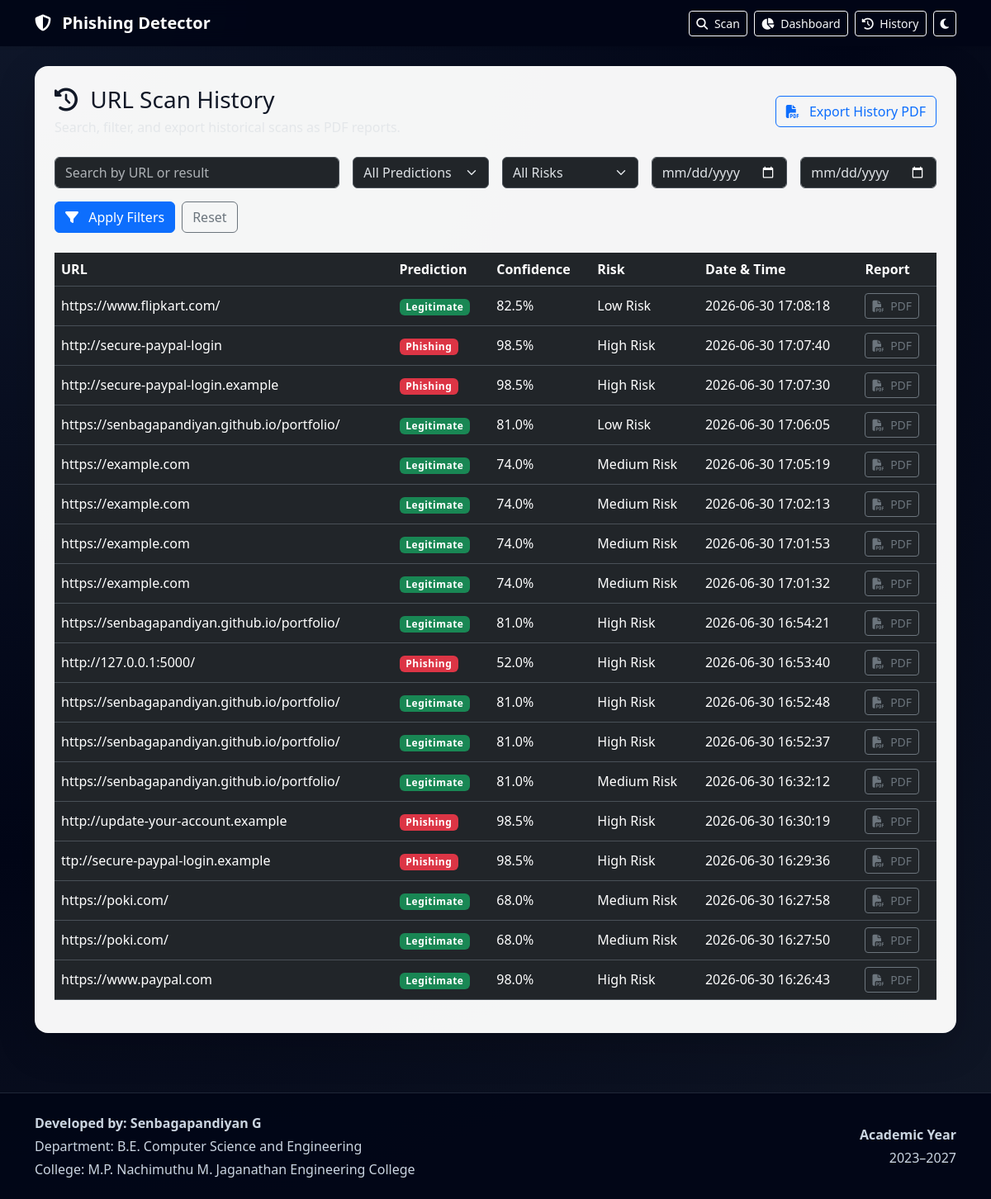
The app's page /history with its own data.
### tables this page shows
CREATE TABLE scans (
            id INTEGER PRIMARY KEY AUTOINCREMENT,
            url TEXT NOT NULL,
            prediction TEXT NOT NULL,
            confidence REAL NOT NULL,
            risk_level TEXT NOT NULL,
            feature_analysis TEXT NOT NULL,
            created_at TEXT NOT NULL
        );

### app.py (the view)
@app.route("/history")
def history():
    search = request.args.get("search", "").strip()
    prediction_filter = request.args.get("prediction", "").strip()
    risk_filter = request.args.get("risk", "").strip()
    start_date = request.args.get("start_date", "").strip()
    end_date = request.args.get("end_date", "").strip()
    history = get_scans_filtered(search, prediction_filter, risk_filter, start_date, end_date)
    return render_template(
        "history.html",
        history=history,
        search=search,
        prediction_filter=prediction_filter,
        risk_filter=risk_filter,
        start_date=start_date,
        end_date=end_date,
    )

### database.py (called while the page is built)
def get_connection():
    conn = sqlite3.connect(DB_PATH)
    conn.row_factory = sqlite3.Row
    return conn

def _row_to_dict(row):
    data = dict(row)
    if data.get("feature_analysis"):
        try:
            data["feature_analysis"] = json.loads(data["feature_analysis"])
        except (TypeError, json.JSONDecodeError):
            data["feature_analysis"] = {}
    return data

### templates/history.html (shortened to what this page needs)
{% extends "base.html" %}
{% block content %}
<div class="card dashboard-card shadow-lg border-0 rounded-4 p-4">
    <div class="d-flex justify-content-between align-items-center flex-wrap gap-2 mb-4">
        <div>
            <h3 class="mb-1"><i class="fa-solid fa-clock-rotate-left me-2"></i> URL Scan History</h3>
            <p class="text-muted mb-0">Search, filter, and export historical scans as PDF reports.</p>
        </div>
        <a class="btn btn-outline-primary" href="{{ url_for('export_history_pdf', search=search, prediction=prediction_filter, risk=risk_filter, start_date=start_date, end_date=end_date) }}">
            <i class="fa-solid fa-file-pdf me-2"></i> Export History PDF
        </a>
    </div>
    <form method="get" class="row g-3 mb-4">
        <div class="col-md-4">
            <input type="text" class="form-control" name="search" placeholder="Search by URL or result" value="{{ search }}">
        </div>
        <div class="col-md-2">
            <select class="form-select" name="prediction">
                <option value="">All Predictions</option>
            </select>
        </div>
        <div class="col-md-2">
            <select class="form-select" name="risk">
                <option value="">All Risks</option>
            </select>
        </div>
        <div class="col-md-2">
            <input type="date" class="form-control" name="start_date" value="{{ start_date }}">
        </div>
        <div class="col-md-2">
            <input type="date" class="form-control" name="end_date" value="{{ end_date }}">
        </div>
        <div class="col-12 d-flex gap-2">
            <button class="btn btn-primary" type="submit"><i class="fa-solid fa-filter me-2"></i> Apply Filters</button>
            <a class="btn btn-outline-secondary" href="{{ url_for('history') }}">Reset</a>
        </div>
    </form>
    <div class="table-responsive">
        <table class="table align-middle">
            <thead>
            <tr>
                <th>URL</th>
                <th>Prediction</th>
                <th>Confidence</th>
                <th>Risk</th>
                <th>Date & Time</th>
                <th>Report</th>
            </tr>
            </thead>
            <tbody>
            {% for scan in history %}
            <tr>
                <td class="text-break">{{ scan.url }}</td>
                <td><span class="badge {{ 'bg-danger' if scan.prediction == 'Phishing' else 'bg-success' }}">{{ scan.prediction }}</span></td>
                <td>{{ scan.confidence }}%</td>
                <td>{{ scan.risk_level }}</td>
                <td>{{ scan.created_at }}</td>
                <td><a class="btn btn-sm btn-outline-secondary" href="{{ url_for('download_report', scan_id=scan.id) }}"><i class="fa-solid fa-file-pdf me-1"></i> PDF</a></td>
            </tr>
            {% else %}
            <tr><td colspan="6" class="text-center text-muted">No scan history recorded yet.</td></tr>
            {% endfor %}
            </tbody>
        </table>
    </div>
</div>
{% endblock %}

### templates/base.html (shortened to what this page needs)
<!DOCTYPE html>
<html lang="en" data-bs-theme="dark">
<head>
    <link href="https://cdn.jsdelivr.net/npm/bootstrap@5.3.3/dist/css/bootstrap.min.css" rel="stylesheet">
    <link rel="stylesheet" href="https://cdnjs.cloudflare.com/ajax/libs/font-awesome/6.5.2/css/all.min.css">
    <link rel="stylesheet" href="{{ url_for('static', filename='style.css') }}">
</head>
<body>
    <nav class="navbar navbar-expand-lg navbar-dark sticky-top shadow-sm">
        <div class="container">
            <a class="navbar-brand fw-bold" href="{{ url_for('index') }}">
                <i class="fa-solid fa-shield-halved me-2"></i> Phishing Detector
            </a>
            <div class="d-flex flex-wrap gap-2">
                <a class="btn btn-outline-light btn-sm" href="{{ url_for('index') }}"><i class="fa-solid fa-magnifying-glass me-1"></i> Scan</a>
                <a class="btn btn-outline-light btn-sm" href="{{ url_for('dashboard') }}"><i class="fa-solid fa-chart-pie me-1"></i> Dashboard</a>
                <a class="btn btn-outline-light btn-sm" href="{{ url_for('history') }}"><i class="fa-solid fa-clock-rotate-left me-1"></i> History</a>
                <button id="themeToggle" class="btn btn-outline-light btn-sm" type="button" aria-label="Toggle theme">
                </button>
            </div>
        </div>
    </nav>
    <main class="container py-4">
        {% block content %}{% endblock %}
    </main>
    <footer class="footer mt-5 py-4">
        <div class="container">
            <div class="row g-3 align-items-center">
                <div class="col-md-8">
                    <p class="mb-1 fw-semibold">Developed by: Senbagapandiyan G</p>
                    <p class="mb-1">Department: B.E. Computer Science and Engineering</p>
                    <p class="mb-0">College: M.P. Nachimuthu M. Jaganathan Engineering College</p>
                </div>
                <div class="col-md-4 text-md-end">
                    <p class="mb-1 fw-semibold">Academic Year</p>
                    <p class="mb-0">2023–2027</p>
                </div>
            </div>
        </div>
    </footer>
</body>
</html>

### static/style.css (style rules this page uses)
body { background: radial-gradient(circle at top left, #0f172a 0%, #020617 55%, #111827 100%); color: #f8fafc; min-height: 100vh; }
.navbar { background: rgba(2, 6, 23, 0.95) !important; backdrop-filter: blur(10px); }
.dashboard-card { background: rgba(255, 255, 255, 0.96); color: #111827; transition: transform 0.2s ease, box-shadow 0.2s ease; }
.footer { background: rgba(2, 6, 23, 0.95); color: #cbd5e1; border-top: 1px solid rgba(148, 163, 184, 0.2); }
.table td, .table th { vertical-align: middle; }
.badge { letter-spacing: 0.04em; }

### records on screen
scans: url "https://www.flipkart.com/", prediction "Legitimate", confidence "82.5", risk_level "Low Risk", created_at "2026-06-30 17:08:18"
scans: url "http://secure-paypal-login", prediction "Phishing", confidence "98.5", risk_level "High Risk", created_at "2026-06-30 17:07:40"
scans: url "http://secure-paypal-login.example", prediction "Phishing", confidence "98.5", risk_level "High Risk", created_at "2026-06-30 17:07:30"
scans: url "https://senbagapandiyan.github.io/portfolio/", prediction "Legitimate", confidence "81.0", risk_level "Low Risk", created_at "2026-06-30 17:06:05"
scans: url "https://example.com", prediction "Legitimate", confidence "74.0", risk_level "Medium Risk", created_at "2026-06-30 17:05:19"
scans: url "https://example.com", prediction "Legitimate", confidence "74.0", risk_level "Medium Risk", created_at "2026-06-30 17:02:13"
scans: url "https://example.com", prediction "Legitimate", confidence "74.0", risk_level "Medium Risk", created_at "2026-06-30 17:01:53"
scans: url "https://example.com", prediction "Legitimate", confidence "74.0", risk_level "Medium Risk", created_at "2026-06-30 17:01:32"
scans: url "https://senbagapandiyan.github.io/portfolio/", prediction "Legitimate", confidence "81.0", risk_level "High Risk", created_at "2026-06-30 16:54:21"
scans: url "http://127.0.0.1:5000/", prediction "Phishing", confidence "52.0", risk_level "High Risk", created_at "2026-06-30 16:53:40"
scans: url "https://senbagapandiyan.github.io/portfolio/", prediction "Legitimate", confidence "81.0", risk_level "High Risk", created_at "2026-06-30 16:52:48"
scans: url "https://senbagapandiyan.github.io/portfolio/", prediction "Legitimate", confidence "81.0", risk_level "High Risk", created_at "2026-06-30 16:52:37"
scans: url "https://senbagapandiyan.github.io/portfolio/", prediction "Legitimate", confidence "81.0", risk_level "Medium Risk", created_at "2026-06-30 16:32:12"
scans: url "http://update-your-account.example", prediction "Phishing", confidence "98.5", risk_level "High Risk", created_at "2026-06-30 16:30:19"
scans: url "ttp://secure-paypal-login.example", prediction "Phishing", confidence "98.5", risk_level "High Risk", created_at "2026-06-30 16:29:36"
scans: url "https://poki.com/", prediction "Legitimate", confidence "68.0", risk_level "Medium Risk", created_at "2026-06-30 16:27:58"
scans: url "https://poki.com/", prediction "Legitimate", confidence "68.0", risk_level "Medium Risk", created_at "2026-06-30 16:27:50"
scans: url "https://www.paypal.com", prediction "Legitimate", confidence "98.0", risk_level "High Risk", created_at "2026-06-30 16:26:43"
